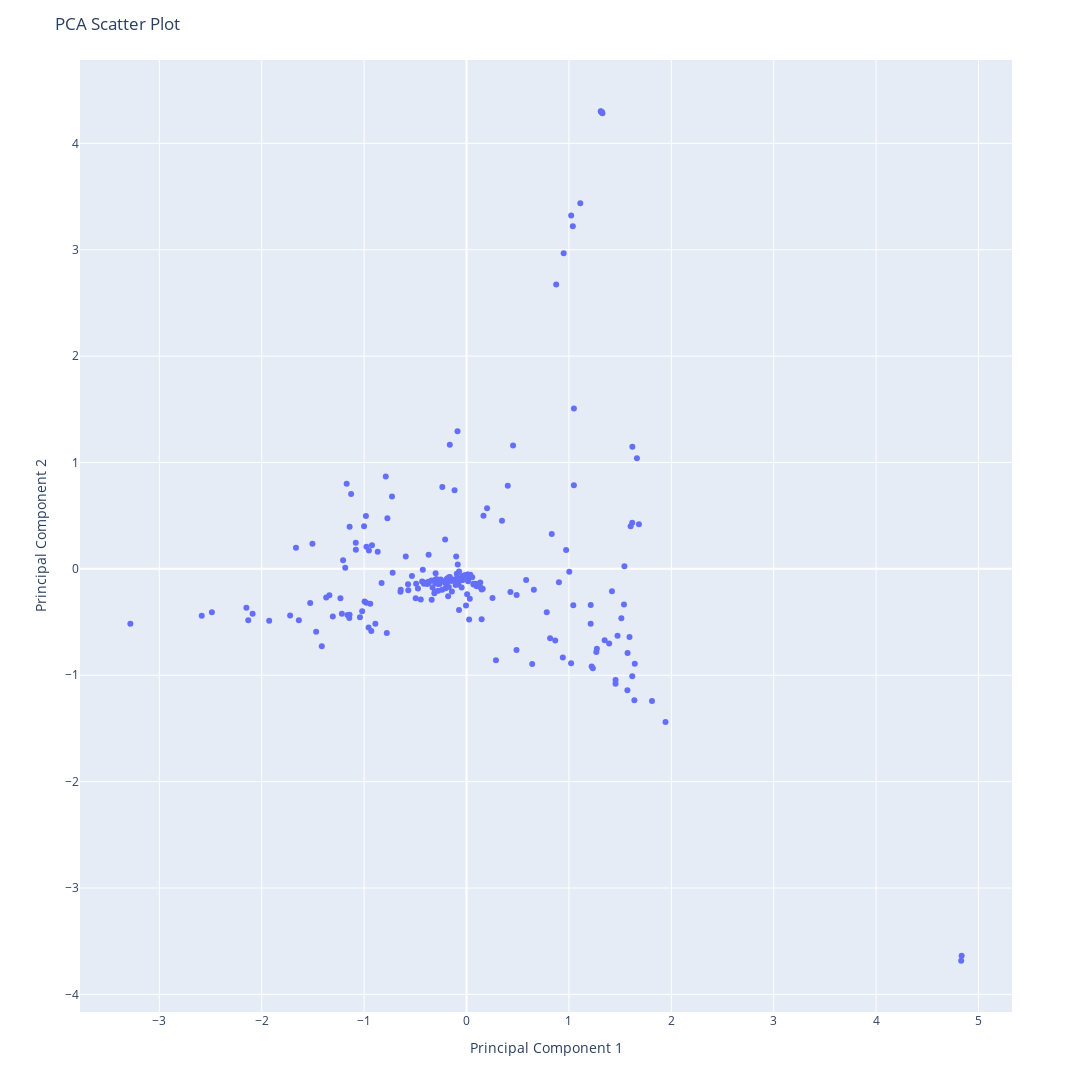

The notebook cell this image was saved under:
### Code cell
import plotly.express as px

# Create a DataFrame with the PCA results
df = pd.DataFrame(data=x_pca, columns=['Principal Component 1', 'Principal Component 2'])
df['Category'] = y

# Create an interactive scatter plot with hover labels using Plotly
fig = px.scatter(df, x='Principal Component 1', y='Principal Component 2', hover_data=['Category'])

# Update the layout of the figure
fig.update_layout(
    title='PCA Scatter Plot',
    xaxis_title='Principal Component 1',
    yaxis_title='Principal Component 2',
)

fig.update_layout(width=1300, height=1300)

# Display the figure
fig.show()

### Figure 1 — Plotly figure (JSON) as saved in the notebook; plotly's stock layout.template omitted (floating-point values rounded to 4 significant figures; data arrays with more than 128 entries replaced by an {"elided": "..."} marker saying what was removed)
{"data": [{"customdata": {"elided": "209x1 str values"}, "hovertemplate": "Principal Component 1=%{x}<br>Principal Component 2=%{y}<br>Category=%{customdata[0]}<extra></extra>", "legendgroup": "", "marker": {"color": "#636efa", "symbol": "circle"}, "mode": "markers", "name": "", "orientation": "v", "showlegend": false, "x": {"elided": "209 float values"}, "xaxis": "x", "y": {"elided": "209 float values"}, "yaxis": "y", "type": "scatter"}], "layout": {"xaxis": {"anchor": "y", "domain": [0.0, 1.0], "title": {"text": "Principal Component 1"}}, "yaxis": {"anchor": "x", "domain": [0.0, 1.0], "title": {"text": "Principal Component 2"}}, "legend": {"tracegroupgap": 0}, "margin": {"t": 60}, "title": {"text": "PCA Scatter Plot"}, "width": 1300, "height": 1300}}
